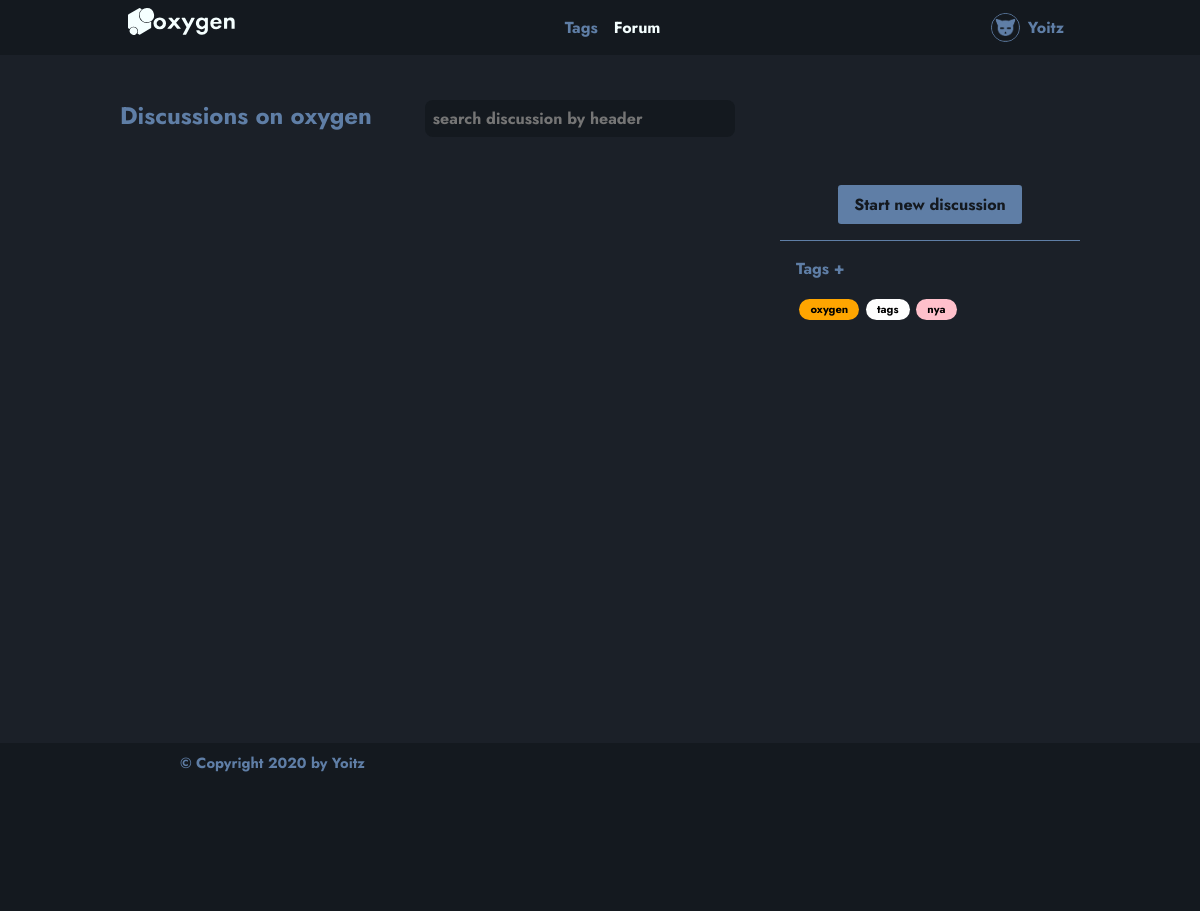
The page /forum (signed in) on the database as committed earlier.
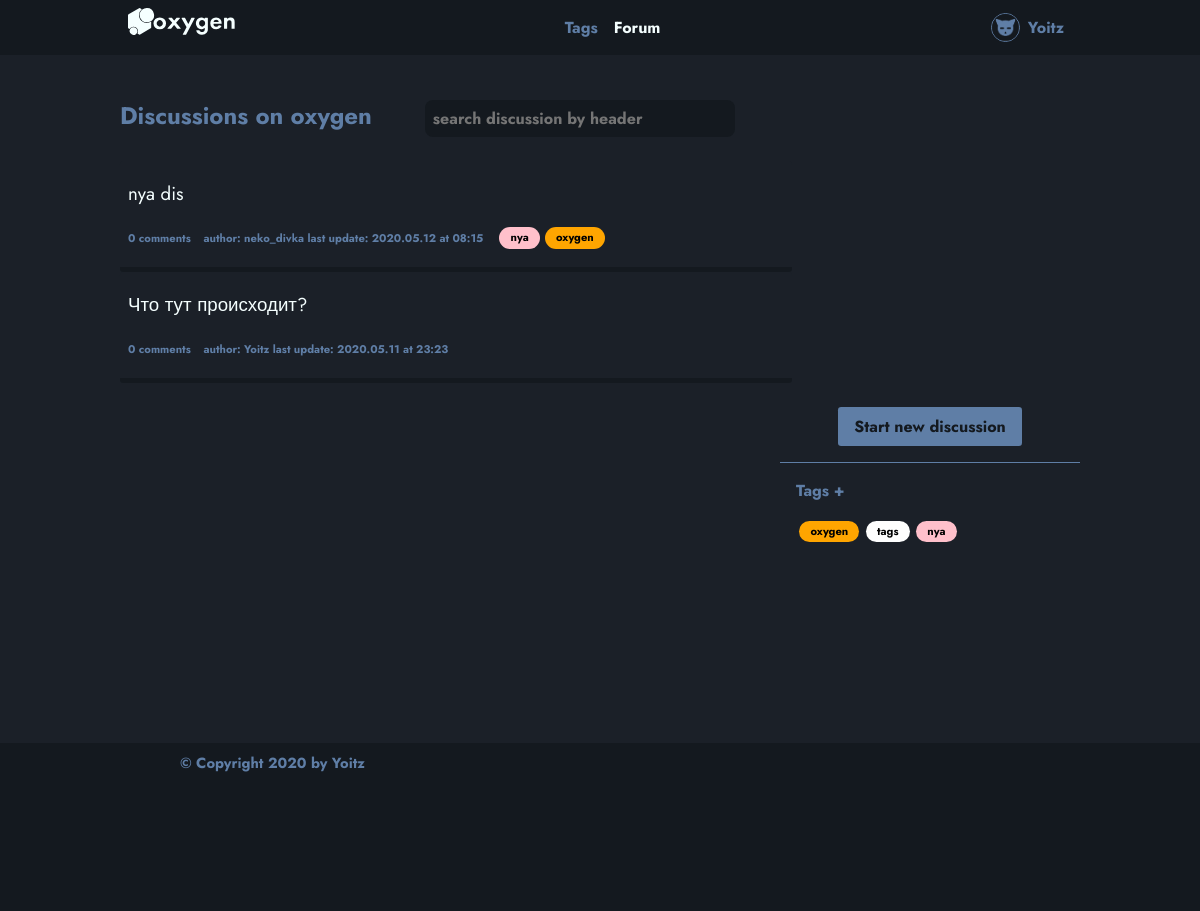
The same page on the database as committed later.
### app/alchemy/models/users.py (models this page shows, shortened)
class User(UserMixin, SqlAlchemyBase):
    __tablename__ = 'users'
    id = sqlalchemy.Column(
        sqlalchemy.Integer,
        primary_key=True,
        autoincrement=True
    )
    login = sqlalchemy.Column(
        sqlalchemy.String,
        unique=True
    )
    avatar = sqlalchemy.Column(sqlalchemy.String, default="http://localhost:8080/static/images/avatars/av/avatar_00.png")
    personal_file = sqlalchemy.Column(
        sqlalchemy.String,
        unique=True
    )
    email = sqlalchemy.Column(sqlalchemy.String, unique=True)
    password_hash = sqlalchemy.Column(sqlalchemy.String)
    modified_date = sqlalchemy.Column(
        sqlalchemy.DateTime, default=datetime.datetime.now)
    last_enter_date = sqlalchemy.Column(
        sqlalchemy.DateTime, default=datetime.datetime.now)
    anwers     = orm.relation("Answer", back_populates='author')
    discussions     = orm.relation("Discussion", back_populates='author')
    tags     = orm.relation("Tag", back_populates='author')
    def __repr__(self):
        return f"<User> {self.id} {self.login} {self.email}"

### app/alchemy/models/tags.py (models this page shows)
class Tag(SqlAlchemyBase):
    __tablename__ = 'tags'
    id = sqlalchemy.Column(
        sqlalchemy.Integer,
        primary_key=True,
        autoincrement=True
    )
    header = sqlalchemy.Column(
        sqlalchemy.String,
        unique=True
    )
    color = sqlalchemy.Column(
        sqlalchemy.String
    )
    bg_color = sqlalchemy.Column(
        sqlalchemy.String
    )
    author_id = sqlalchemy.Column(
        sqlalchemy.Integer, sqlalchemy.ForeignKey("users.id")
    )
    author = orm.relation("User")
    popularity = sqlalchemy.Column(sqlalchemy.Integer, default=0)
    creation_date = sqlalchemy.Column(
        sqlalchemy.DateTime, default=datetime.datetime.now)
    last_using_date = sqlalchemy.Column(
        sqlalchemy.DateTime, default=datetime.datetime.now)
    def __repr__(self):
        return f"<Tag> {self.id} from: {self.header} bg-color: {self.bg_color} color: {self.color} author: {self.author}"
    def to_dict(self):
        return {
            "type": "<Tag>",
            "repr": self.__repr__(),
            "id": self.id,
            "header": self.header,
            "bg_color": self.bg_color,
            "color": self.color,
            "author_id": self.author_id
        }

### app/alchemy/models/discussions.py (models this page shows, shortened)
class Discussion(SqlAlchemyBase):
    __tablename__ = 'discussions'
    id = sqlalchemy.Column(
        sqlalchemy.Integer,
        primary_key=True,
        autoincrement=True
    )
    header = sqlalchemy.Column(
        sqlalchemy.String
    )
    personal_file = sqlalchemy.Column(
        sqlalchemy.String,
        unique=True
    )
    author_id = sqlalchemy.Column(
        sqlalchemy.Integer, sqlalchemy.ForeignKey("users.id")
    )
    author = orm.relation("User")
    creation_date = sqlalchemy.Column(
        sqlalchemy.DateTime, default=datetime.datetime.now)
    last_update_date = sqlalchemy.Column(
        sqlalchemy.DateTime, default=datetime.datetime.now)
    answers = orm.relation("Answer", back_populates='discussion')
    answers_cnt = sqlalchemy.Column(sqlalchemy.Integer, default=0)
    likes = sqlalchemy.Column(sqlalchemy.Integer, default=0)
    dislikes = sqlalchemy.Column(sqlalchemy.Integer, default=0)
    def get_tags(self):
        from app.alchemy import session as Session
        from app.alchemy.models.tags import Tag
        from json import loads
        session = Session.create_session()
        data = {}
        tags = []
        with open(f"./static/databases/frm_api-files{self.personal_file}", "r") as file:
            data = loads(file.read())
        q = session.query(Tag)
        for i in data['tag_ids']:
            tags.append(q.filter(Tag.id==i).first())
        print(tags)
        return tags
    def getBeautifulDate(self):
        data = (str(self.last_update_date)).split()
        data[0] = data[0].split('-')
        data[1] = data[1].split(':')[:2]
        return '.'.join(data[0]) + " at " + ":".join(data[1][:2])
    def to_dict_beauty(self):
        return {
            'id': self.id,
            'author': self.author,
            "header": self.header,
            'last_update': self.getBeautifulDate(),
            'answers': len(self.answers),
            'tags': self.get_tags(),
            'personal_file': f"/discussion_{self.id}.json"
        }

### app/services/forums/frm_api.py (the view)
@blueprint.route("/forum")
def main():
    headers = {
            "main": "Forum",
            "brand": SvgMaster.getFullLogo(),
            "menu": JsonMaster.htmlifyFile(
                "./templates/json-templates/menu.json",
                {
                    "activated": ["forum"]
                }
            ),
            "user": UserMaster.get_userBar()
    }
    forum = list(session.query(Discussion).all())[::-1];
    forum = list(map(lambda x: x.to_dict_beauty(), forum))
    return flask.render_template(
        "general-templates/forum.html",
        title="oxygen forum",
        headers=headers,
        tags=getListTags(),
        forum=forum
    )

### app/alchemy/session.py (called while the page is built)
def create_session() -> Session:
	global __factory
	return __factory()

### app/services/courier/jsr.py (called while the page is built)
    def getJson(filename: str):
        with open(filename, "r") as file:
            return json.load(file)

    def htmlifyFile(filename, attr={}) -> dict:
        return JsonMaster.htmlify(
            JsonMaster.getJson(filename),
            (attr["activated"] if "activated" in attr else []),
            (attr["attr"] if "attr" in attr else {})
        )

### app/services/courier/svg.py (called while the page is built)
        def getFullLogo():
            with open("./static/logo/logo_full_mono.svg", "r") as svg: return svg.read()

### app/services/forums/tgs_api.py (called while the page is built)
def getListTags():
    return list(map(lambda x: x.to_dict(), session.query(Tag).all()))

### app/services/users/usr_api.py (called while the page is built)
def get_userBar():
    if not flogin.current_user.is_authenticated:
        return JsonMaster.htmlifyFile("./templates/json-templates/user-bar.json", {})["unautorised"]
    else:
        return JsonMaster.htmlifyFile(
            "./templates/json-templates/user-bar.json",
            {
                "attr": {
                    "username": flogin.current_user.login,
                    "user-avatar": flogin.current_user.avatar
                }
            }
        )["autorised"]

@login_manager.user_loader
def load_user(id):
    return session.query(User).filter( User.id==int(id) ).first()

### templates/block-templates/autorised.html (shortened to what this page needs)
<nav class="popup-parent" >
    <a href="\me" class="user-head">
        <li class="btn item">
            <div class="wrap">
                <img class="img-1 item nohover" src=".{{attr["user-avatar"]}}">
                <div class="item nohover">{{attr["username"]}}</div>
            </div>
        </li>
    </a>
</nav>

### templates/general-templates/forum.html (shortened to what this page needs)
{% extends "general-templates/basic.html" %}
{% block content %}
<div class="w-80 mrg-auto wrap">
        <div id="forum" class="w-70 left-block" >
            <nav method="GET" class="search mrg-auto" style="display: inline-block; margin-left:0; margin-bottom: 0.5rem; min-width: 300px;">
                    <div class="mrg-auto" style="display: inline-block; min-width: 300px">
                        <h1>Discussions on oxygen</h1>
                    </div>
                    <input class="mrg-auto" onchange="search('discussions', this)" onkeyup="search('discussions', this)" type="text" name="tag-search"  placeholder="search discussion by header">
            </nav>
            <nav id="disc-list">
            {%for discuss in forum %}
            <a href="forum/d/{{discuss['id']}}"><div class="discussion">
                <div class="head">
                    <h3 class="w-90">{{discuss['header']}}</h3>
                </div>
                <div style="margin-right: 0;">
                    <div style="display: inline-block;">
                        <div style="display: flex; flex-wrap: wrap;">
                            <span class="item">{{ discuss['answers'] }} comments</span>
                            <span class="item">author: {{ discuss['author'].login }} last update: {{ discuss['last_update'] }}</span>
                            {%for i in discuss['tags']%}
                                <span class="tag" style="color:{{i['color']}}; background-color:{{i['bg_color']}}">{{i['header']}}</span>
                            {%endfor%}
                        </div>
                    </div>
                </div>
            </div></a>
            {% endfor %}
            </nav>
        </div>
    <div class="w-25 right-block mrg-auto" style="margin-top: 0.5em;">
        <div class="card-flex" >
            <a href="/forum/new" class="mrg-auto btn-visible btn item">Start new discussion</a>
        </div>
        <div class="line"></div>
        <div class="card-flex card w-90">
            <a href="/tags" class="btn" style="underline; display: block; width: 100%; margin-bottom: 1rem" title="Add new tags">Tags +</a>
            <div style="display: flex; flex-wrap: wrap;">
                {%for i in tags%}
                    <span class="tag" style="color:{{i['color']}}; background-color:{{i['bg_color']}}">{{i['header']}}</span>
                {%endfor%}
            </div>
        </div>
    </div>
</div>
{% endblock %}

### templates/general-templates/basic.html (shortened to what this page needs)
<!DOCTYPE html>
<html lang="ru">
{% block head%}
<head>
		<link rel="stylesheet" href="/static/styles/general.css">
</head>
{% endblock %}
<body>
    {% block bar %}
		<nav class="fixed-top bg-dark header" id="topBar">
            <div class=" w-80 mrg-auto">
                <a class="brand svg-light" href="/">
                    {% if headers %}
                    {{headers['brand'] | safe}}
                    {% else %}
                    oxygen
                    {% endif %}
                </a>
                <ul class="linear-menu">
                    {% if headers %}
                        {% for i in headers['menu']['queue'] %}
                            {{headers['menu'][i] | safe}}
                        {% endfor %}
                    {% else %}
                        <a href="/"><li class="btn item">News</li></a>
                        <a href="/"><li class="btn item">Forum</li></a>
                    {% endif %}
                </ul>
                <ul class="linear-menu">
                    {% if headers %}
                        {{headers['user'] | safe}}
                    {% else %}
                        user system is broken!
                    {% endif %}
                </ul>
            </div>
		</nav>
    {% endblock bar %}
	{% block main %}
        <main class="container main" id="content" role="main">
            <br>
            {% block content %}
            {% endblock content %}
        </main>
	{% endblock main %}
	<footer class="pressed-bottom bg-dark footer">
		<div class="container w-70 mrg-auto" id="footer">
			<span class='copyright'>
				{% block footer_content %}
		        &copy; Copyright 2020 by <a href="/">Yoitz</a>
		        {% endblock footer_content %}
			</span>
		</div>
	</footer>
  </body>
</html>

### static/styles/general.css (style rules this page uses)
:root { --black: #111; --white: #FFF; --deep-dark: #111215; --mid-dark: #212225; --light-dark: #313235; --clear-light: #F5FFFF; --deep-blue: #14191f; --dark-blue: #1b2028; --light-blue: #5f7ea6; --ultralight-blue: #6c7d93; }
* { transition: color .25s ease-in-out,background-color .25s ease-in-out,border-color .25s ease-in-out,box-shadow .25s ease-in-out !important; font-family: 'Jost', Sans-Serif; }
body { margin: 0; padding: 0; background-color: var(--dark-blue); font-family: 'Jost'; font-weight: 700; word-break: break-all; }
h1, h2, h3, h4, h5, h6 { color: var(--light-blue); }
a { text-decoration: none; color: var(--light-blue); }
.line { background-color: var(--light-blue); border: none; height: 1px; width: 100%; display: block; }
#content { min-height: 80vh; }
.btn { cursor: pointer; border-radius: 0.2rem; }
.btn * { cursor: pointer; }
.btn-visible { background-color: var(--light-blue); color: var(--deep-blue) !important; padding: 1rem; padding-top: 0.5rem; padding-bottom: 0.5rem; }
.bg-dark { background-color: var(--deep-blue); color: var(--clear-light); }
.bg-dark * { color: var(--clear-light); }
.linear-menu { display: inline-flex; height: 100%; margin: auto; margin-right: 0; }
.linear-menu .item { display: inline-block; padding: 0.5rem; color: var(--light-blue); }
.active { color: var(--clear-light) !important; }
.fixed-top { position: sticky; top: 0; }
.img-1 { padding: 0px !important; margin: auto; height: 1.7rem; width: 1.7rem; border-radius: 1rem; border: 0.1rem solid var(--light-blue); background-color: red; }
.pressed-bottom { margin-top: 3em; position: relative; width: 100%; display: block; bottom: 0; }
.footer { min-height: 20vh; padding-top: 1vh; color: var(--light-blue); }
.footer * { color: var(--light-blue); }
.copyright { color: var(--light-blue); font-size: 11pt; }
.brand { display: inline-block; padding: 0.5em; }
.brand svg { height: 1.7rem; transition: fill .25s ease-in-out !important; }
.header { margin: 0; z-index: 9999; }
.header div { display: flex; flex-wrap: wrap; }
.container { height: 100%; }
.mrg-auto { margin: auto; }
.wrap { display: flex; flex-wrap: wrap; }
.right-block { margin-right: 0; display: inline-block; min-width: 300px; }
.left-block { min-width: 300px; margin-right: 0; display: inline-block; }
.card { min-width: 300px; display: block; border-radius: 0.2rem; background-color: var(--deep-blue); }
.card-flex { min-width: 300px; display: flex; flex-wrap: wrap; padding-top: 1rem; padding-bottom: 1rem; }
.right-block { display: block; background-color: inherit; }
.right-block > .card { background-color: inherit; padding: 1em; }
.popup-parent { cursor: pointer; }
.nohover { background-color: inherit !important; }
.discussion { background-color: var(--dark-blue); border-radius: 0.2rem; min-height: 50px; padding: 0.5rem; padding-top: 0; padding-bottom: 1rem; border-bottom: 5px solid var(--deep-blue); cursor: pointer; }
.discussion .item { display: inline-block; font-size: 0.7rem; border-radius: 1.5rem; padding: 0.7rem; margin: 0.1rem; margin-left: 0; padding-left: 0; padding-top: 0.2rem; padding-bottom: 0.2rem; cursor: pointer; color: var(--light-blue); }
.discussion .tag { margin: 0.1rem; margin-left: 0.2rem; }
.discussion .head { display: inline-block; font-size: 1rem; width: 100%; font-weight: 400; padding: 0; color: var(--clear-light); }
.discussion .head h3 { display: inline-block; font-weight: 400; color: var(--clear-light); }
.tag { display: inline-block; font-size: 0.7rem; border-radius: 1.5rem; text-align: center; padding: 0.7rem; margin: 0.2rem; padding-top: 0.1rem; padding-bottom: 0.2rem; cursor: pointer; }
.search input { min-width: 300px; border: none; font-weight: 700; font-size: 1rem; background-color: var(--deep-blue); border-radius: 0.5rem; padding-left: 0.5rem; height: 2.2rem; color: var(--light-blue); }
.w-90 { width: 90%; }
.w-80 { width: 80%; }
.w-70 { width: 70%; }
.w-25 { width: 25%; }
.svg-light { fill: var(--clear-light); }

Rows that differ between the two databases and show on the page:
added Discussion: header "nya dis", answers "0", author.login "neko_divka", last_update "2020.05.12 at 08:15", Tag (header "nya"), Tag (header "oxygen")
added Discussion: header "Что тут происходит?", answers "0", author.login "Yoitz", last_update "2020.05.11 at 23:23"
